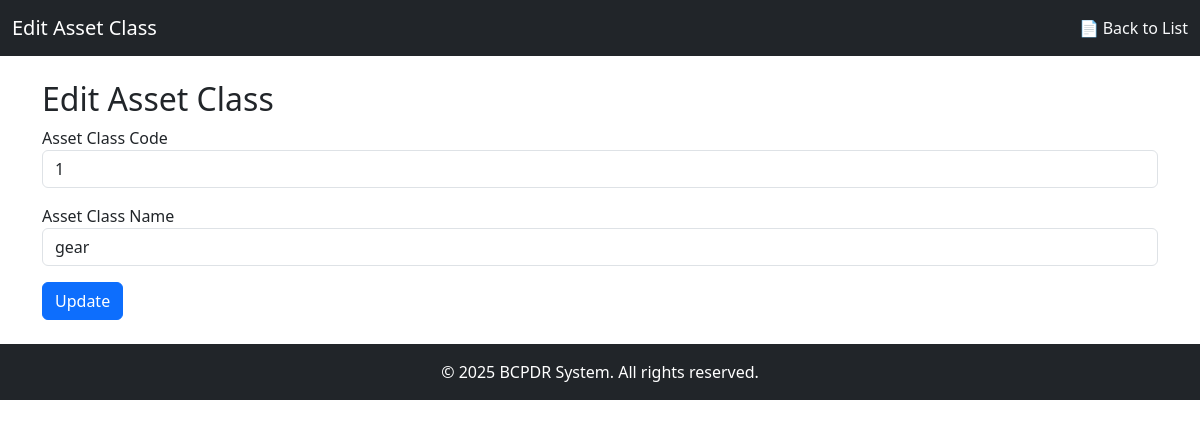
Page /Asset_class_master/edit_asset_class.php?id=2 on the earlier database version.
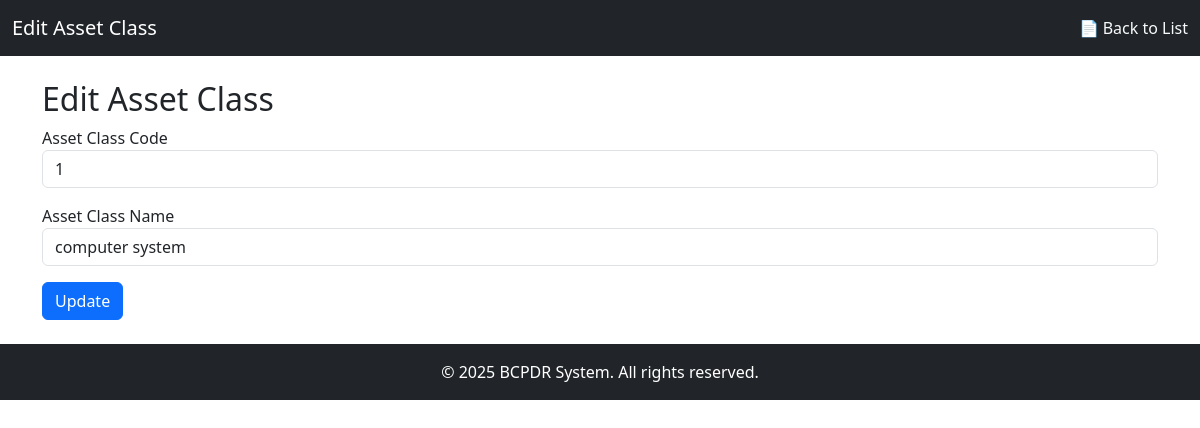
Same page on the later database version.
### tables this page shows
CREATE TABLE `asset_class` (
  `id` int(11) NOT NULL,
  `asset_class_code` varchar(10) NOT NULL,
  `asset_class_name` varchar(100) NOT NULL
);

### Asset_class_master/edit_asset_class.php (the view, shortened to what this page needs)
<?php
$conn = new mysqli("localhost", "root", "", "BCPDR");
$id = (int)$_GET['id'];
$result = $conn->query("SELECT * FROM asset_class WHERE id = $id");
$row = $result->fetch_assoc();
?>
<!DOCTYPE html>
<html>
<head>
    <link href="https://cdn.jsdelivr.net/npm/bootstrap@5.3.3/dist/css/bootstrap.min.css" rel="stylesheet">
</head>
<body>
<nav class="navbar navbar-dark bg-dark">
    <div class="container-fluid">
        <span class="navbar-brand">Edit Asset Class</span>
        <a href="asset_class_list.php" class="text-light text-decoration-none">📄 Back to List</a>
    </div>
</nav>
<div class="container mt-4">
    <h2>Edit Asset Class</h2>
    <form method="post">
        <div class="mb-3">
            <label>Asset Class Code</label>
            <input type="text" name="asset_class_code" class="form-control" value="<?= htmlspecialchars($row['asset_class_code']) ?>" required>
        </div>
        <div class="mb-3">
            <label>Asset Class Name</label>
            <input type="text" name="asset_class_name" class="form-control" value="<?= htmlspecialchars($row['asset_class_name']) ?>" required>
        </div>
        <button type="submit" class="btn btn-primary">Update</button>
    </form>
</div>
<br>
<footer class="bg-dark text-white text-center py-3">
    © 2025 BCPDR System. All rights reserved.
</footer>
</body>
</html>

Differences in the rows shown:
changed asset_class: asset_class_name "gear" → "computer system"
